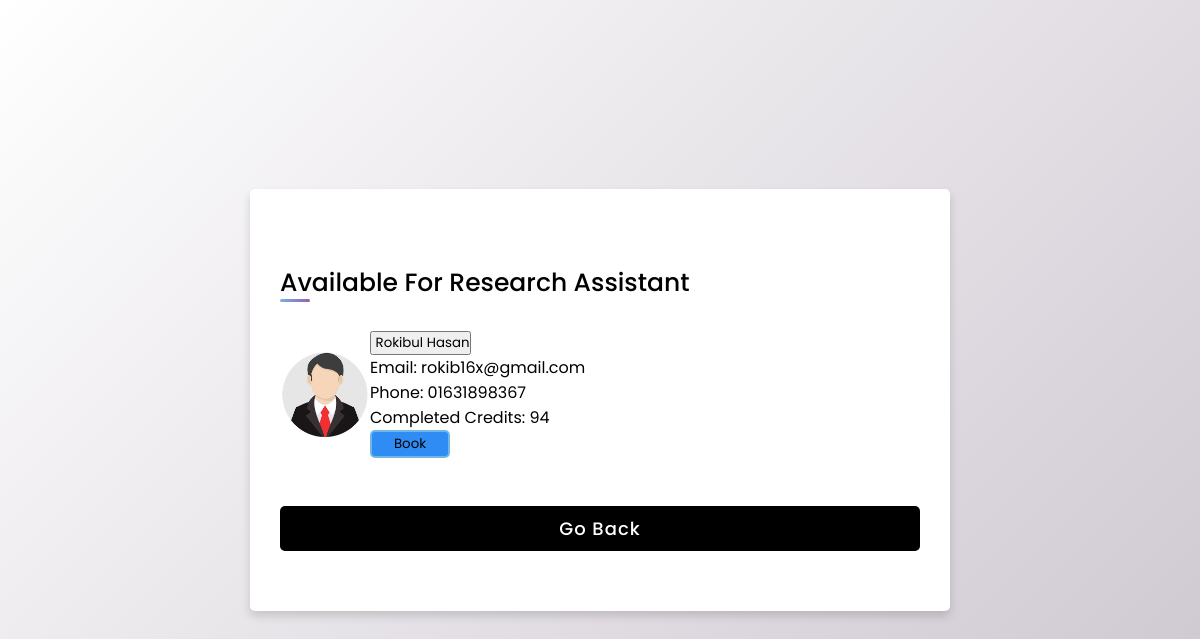
The page /src/jobs/lookingfor_RA.php on the database its author committed.
### tables this page shows
CREATE TABLE `student` (
  `student_id` varchar(20) NOT NULL,
  `firstname` varchar(20) NOT NULL,
  `lastname` varchar(20) NOT NULL,
  `email` varchar(50) NOT NULL,
  `university_name` varchar(50) NOT NULL,
  `date_of_birth` date DEFAULT NULL,
  `gender` varchar(20) DEFAULT NULL,
  `home_tutor` tinyint(1) DEFAULT NULL,
  `TA` varchar(20) DEFAULT NULL,
  `city` varchar(20) DEFAULT NULL,
  `user_id` varchar(20) NOT NULL,
  `contact_number` varchar(20) DEFAULT NULL,
  `dept` varchar(20) DEFAULT NULL,
  `cgpa` decimal(3,2) DEFAULT NULL,
  `current_semester` varchar(20) DEFAULT NULL,
  `credit_completed` int(3) DEFAULT NULL,
  `RA` varchar(20) DEFAULT NULL
);

### src/jobs/lookingfor_RA.php (the view, shortened to what this page needs)
<?php
require_once "../data/database.php";
$statement = $conn->prepare('SELECT * FROM student WHERE student.RA= "yes"');
$statement->execute();
$student = $statement->fetchAll(PDO::FETCH_ASSOC);
?>
<!DOCTYPE html>
<html lang="en" dir="ltr">
  <head>
    <link rel="stylesheet" href="availablefor.css">
   </head>
<body>
  <div class="container">
    <div class="title">Available For Research Assistant</div>
    <div class="content">
       <br>
        <?php foreach($student as $p): ?>
              <div class="student">
                  <img src="../assets/images/default1.jpg" alt="">
                  <div class="form">
                  <div class="student-details">
                    <form action="../visit_Profile/studentVisit.php" method="GET">
                      <input type="submit" value="<?php echo " ".$p['firstname']." ".$p['lastname'] ?>"><br>
                      Email: <?php echo $p['email'] ?><br>
                      Phone: <?php echo $p['contact_number'] ?><br>
                      Completed Credits: <?php echo $p['credit_completed'] ?><br>
                    </form>
                  </div>
                  <form action="lookingfor_TA.php" method="POST">
                  <button type="button" class="btn btn-success" name ="Inputbooked" value="yes">Book</button>
                  </form>
                </div>
            </div>
            <?php endforeach; ?>
          <form action="" method="POST">
        <div class="button">
          <input type="submit" value="Go Back">
        </div>
      </form>
    </div>
  </div>
</body>
</html>

### src/jobs/availablefor.css (style rules this page uses)
* { margin: 0; padding: 0; box-sizing: border-box; font-family: 'Poppins',sans-serif; }
body { height: 100vh; display: flex; justify-content: center; align-items: center; padding: 10px; background: linear-gradient(135deg, #ffffff, #ccc5cf); }
.container { max-width: 700px; height: fit-content; width: 100%; background-color: #fff; padding: 25px 30px; border-radius: 5px; box-shadow: 0 5px 10px rgba(0,0,0,0.15); }
.container .title { font-size: 25px; font-weight: 500; position: relative; margin-top: 50px; }
.container .title::before { content: ""; position: absolute; left: 0; bottom: 0; height: 3px; width: 30px; border-radius: 5px; background: linear-gradient(135deg, #71b7e6, #9b59b6); }
.student { display: flex; align-items: center; cursor: pointer; padding-top: 2px; padding-bottom: 13px; }
.student img { width: 90px; height: 90px; object-fit: cover; border-radius: 10px; padding: 2px; }
form .button { height: 45px; margin: 35px 0; }
form .button input { height: 100%; width: 100%; border-radius: 5px; border: none; color: rgb(0, 0, 0); font-size: 18px; font-weight: 500; letter-spacing: 1px; cursor: grab; transition: all 0.5s ease; background: #000; color: #fff; }
form .button input::after, form .button input::before { content: ""; position: absolute; opacity: .4; background: #000; border-radius: inherit; width: 100%; height: 100%; left: 0; bottom: 0; z-index: -1; transition: transform 0.4s ease; }
.container .content .form button { position: relative; width: 80px; height: fit-content; background-color: rgb(48, 140, 245); border: 2px solid #71b7e6; padding: 2px; border-radius: 5px; }

### rows shown on the page
student: firstname+lastname "Rokibul Hasan", email "rokib16x@gmail.com", contact_number "01631898367", credit_completed "94"
